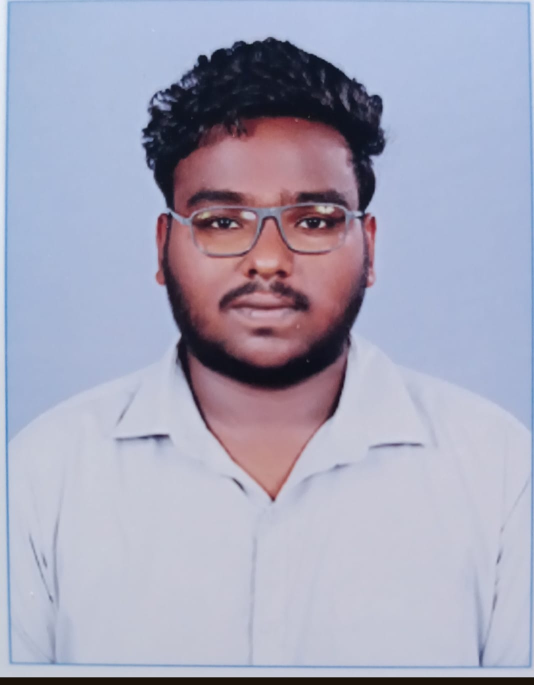
#> input picture input_images/ME.jpg, 1068 x 1369 px (shown at 1/2 size); its folder holds only this picture in this run
$ python image.py
#> lines starting #> are read from the running program, lines starting #| are printed output that depends on the picture
import os
from PIL import Image
from pathlib import Path

def resize_images(input_folder, output_folder, width=None, height=None,
                  scale_percent=None, output_format=None, maintain_aspect=True):
    """
    Resize and convert images in batch.

    Args:
        input_folder: Path to folder containing images
        output_folder: Path to save resized images
        width: Target width in pixels (optional)
        height: Target height in pixels (optional)
        scale_percent: Scale by percentage (e.g., 50 for 50%) (optional)
        output_format: Convert to format (e.g., 'JPEG', 'PNG', 'WEBP') (optional)
        maintain_aspect: Keep aspect ratio (default: True)
    """
#> called with input_folder = 'input_images', output_folder = 'output/thumbnails', width = 300, maintain_aspect = True

    # Check if input folder exists
    if not os.path.exists(input_folder):
        print(f"❌ ERROR: Input folder '{input_folder}' not found!")
        print(f"\nPlease create the folder and add images:")
        print(f"  1. Create folder: {os.path.abspath(input_folder)}")
        print(f"  2. Add your images to this folder")
        print(f"  3. Run the script again\n")
        return

    # Check if folder has any images
    all_files = os.listdir(input_folder)
    if not all_files:
        print(f"⚠️ WARNING: Folder '{input_folder}' is empty!")
        print(f"Please add images to: {os.path.abspath(input_folder)}\n")
        return

    # Create output folder if it doesn't exist
    Path(output_folder).mkdir(parents=True, exist_ok=True)

    # Supported image formats
    supported_formats = {'.jpg', '.jpeg', '.png', '.gif', '.bmp', '.tiff', '.webp'}

    # Track processed images
    processed = 0
    failed = 0

    print(f"Starting batch image processing...")
    print(f"Input folder: {input_folder}")
    print(f"Output folder: {output_folder}\n")

    # Read all files in input folder
    for filename in os.listdir(input_folder):
        file_path = os.path.join(input_folder, filename)

        # Check if it's a file and has supported extension
        if not os.path.isfile(file_path):
            continue

        file_ext = Path(filename).suffix.lower()
        if file_ext not in supported_formats:
            continue

        try:
            # Open image
            with Image.open(file_path) as img:
#> img is the input picture: PIL image 1068x1369 RGB; mean R, G, B 166.8, 166.6, 186.8
                print(f"Processing: {filename} ({img.size[0]}x{img.size[1]})")
#| Processing: ME.jpg (1068x1369)

                # Convert RGBA to RGB if saving as JPEG
                if output_format and output_format.upper() == 'JPEG' and img.mode == 'RGBA':
                    img = img.convert('RGB')

                # Calculate new dimensions
                original_width, original_height = img.size
#> original_width = 1068; original_height = 1369

                if scale_percent:
                    # Resize by percentage
                    new_width = int(original_width * scale_percent / 100)
                    new_height = int(original_height * scale_percent / 100)

                elif width and height:
                    # Both dimensions specified
                    if maintain_aspect:
                        # Calculate which dimension to prioritize
                        ratio = min(width / original_width, height / original_height)
                        new_width = int(original_width * ratio)
                        new_height = int(original_height * ratio)
                    else:
                        new_width = width
                        new_height = height

                elif width:
                    # Only width specified
                    ratio = width / original_width
#> ratio = 0.281
                    new_width = width
                    new_height = int(original_height * ratio)
#> new_height = 384

                elif height:
                    # Only height specified
                    ratio = height / original_height
                    new_width = int(original_width * ratio)
                    new_height = height

                else:
                    # No resize specified, just convert format if needed
                    new_width = original_width
                    new_height = original_height

                # Resize image
                resized_img = img.resize((new_width, new_height), Image.Resampling.LANCZOS)
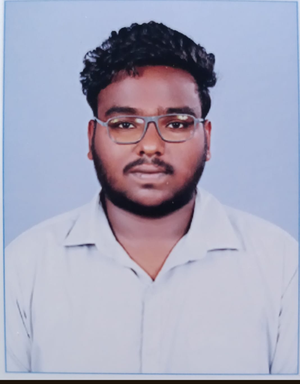
#> resized_img: PIL image 300x384 RGB; mean R, G, B 166.8, 166.6, 186.8

                # Prepare output filename
                name_without_ext = Path(filename).stem
                if output_format:
                    output_ext = f".{output_format.lower()}"
                else:
                    output_ext = file_ext

                output_filename = f"{name_without_ext}{output_ext}"
                output_path = os.path.join(output_folder, output_filename)

                # Save image
                if output_format:
                    resized_img.save(output_path, format=output_format.upper())
                else:
                    resized_img.save(output_path)

                print(f"✓ Saved: {output_filename} ({new_width}x{new_height})\n")
#| ✓ Saved: ME.jpg (300x384)
                processed += 1

        except Exception as e:
            print(f"✗ Failed to process {filename}: {str(e)}\n")
            failed += 1

    # Summary
    print("="*50)
    print(f"Processing complete!")
    print(f"Successfully processed: {processed} images")
    print(f"Failed: {failed} images")
    print("="*50)


# =============================================================================
# EXAMPLE USAGE SCENARIOS
# =============================================================================

def example_1_website_thumbnails():
    """Create website thumbnails - 300px wide"""
    print("\n📸 EXAMPLE 1: Creating website thumbnails...")
    resize_images(
        input_folder="input_images",
        output_folder="output/thumbnails",
        width=300
    )

# [90 lines left out: functions example_2_instagram_posts, example_3_email_attachments, example_4_web_optimization, example_5_product_photos, example_6_youtube_thumbnails, example_7_profile_pictures and 3 more, not called in this run]


if __name__ == "__main__":
    print("="*60)
    print("IMAGE RESIZER TOOL - SAMPLE EXAMPLES")
    print("="*60)

    # SETUP CHECK
    input_folder = "input_images"

    if not os.path.exists(input_folder):
        print(f"\n⚠️ SETUP REQUIRED ⚠️\n")
        print(f"The '{input_folder}' folder doesn't exist yet.")
        print(f"\nQuick Setup Steps:")
        print(f"  1. Create a folder named: {input_folder}")
        print(f"  2. Put your images in that folder")
        print(f"  3. Run this script again")
        print(f"\nFull path: {os.path.abspath(input_folder)}\n")

        # Ask if user wants to create folder automatically
        create = input("Would you like me to create the folder now? (yes/no): ").strip().lower()
        if create in ['yes', 'y']:
            os.makedirs(input_folder, exist_ok=True)
            print(f"\n✓ Created folder: {input_folder}")
            print(f"Now add your images to this folder and run the script again!\n")
        else:
            print(f"\nPlease create the folder manually and try again.\n")
    else:
        print("\nUncomment the example you want to run:\n")

        # Uncomment ONE example to run:

        example_1_website_thumbnails()      # 300px wide thumbnails
        # example_2_instagram_posts()       # 1080x1080 Instagram
        # example_3_email_attachments()     # 50% smaller for email
        # example_4_web_optimization()      # WebP format for web
        # example_5_product_photos()        # 800x800 product images
        # example_6_youtube_thumbnails()    # 1280x720 YouTube
        # example_7_profile_pictures()      # 150x150 avatars
        # example_8_batch_format_conversion() # PNG to JPEG
        # example_9_hd_wallpapers()         # 1920x1080 wallpapers
        # example_10_tiny_icons()           # 10% scale icons

        # Custom example:
        # resize_images("input_images", "output/custom", width=500, output_format='PNG')
